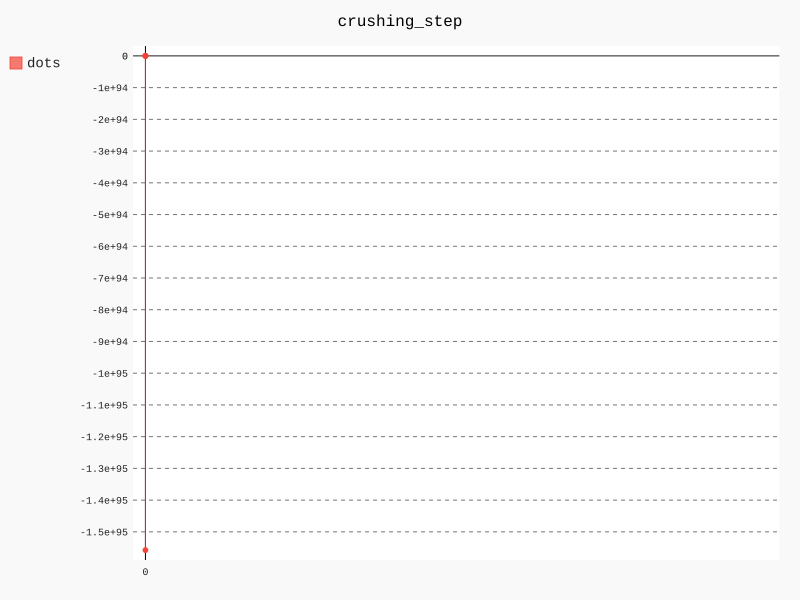

Source code (Python):
import numpy as np
import pygal
from numpy import linalg as npl

import functions as f

"""const lambda = 1/2 , betta = 1"""
const_lambda = np.float(0.5)
const_betta = np.float(1)

xk = f.xk
'''xk started point in method'''
count = 1
vector_h1 = f.vector_h(xk)
alpha_k1 = np.float(const_betta*const_lambda)
const_func_xk_1 = f.func(xk + f.multiply_on_const(vector_h1, alpha_k1))

file_name = "crushing_step.txt"

vector_x = [xk]
count_power = 1
with open(file_name, "w+") as file:
    line = f"\ncount = \t{count}\n xk =\t{xk}\n h =\t{vector_h1}\n alpha =\t {alpha_k1}"
    file.write(line)

    while npl.norm(vector_h1) > f.h:

        xk = xk + np.array(f.multiply_on_const(vector_h1, alph=alpha_k1))
        const_func_xk_1 = f.func(xk + f.multiply_on_const(vector_h1, alpha_k1))

        vector_h1 = f.vector_h(xk)
        count += 1
        if np.abs(const_func_xk_1 - f.func(xk)) > f.h:
            alpha_k1 = np.dot(const_betta, const_lambda ** 2)
            count_power += 1

        vector_x.append(xk)

        line = f"\ncount = \t{count}\n xk =\t{xk}\nfunc(xk) = {f.func(xk)}\n h =\t{vector_h1} \nalpha =\t {alpha_k1}"
        file.write(line)

print(f"****count = \t{count}\nx* =\t{xk} \n func(xk) = {f.func(xk)}\n gradient(xk) = \t{f.gradient(xk)}")

xy_chart = pygal.XY()
xy_chart.title = 'crushing_step'
result = [(elem[0], elem[1]) for elem in vector_x]
xy_chart.add('dots', result)

xy_chart.render_to_file('crushing_step.svg')
